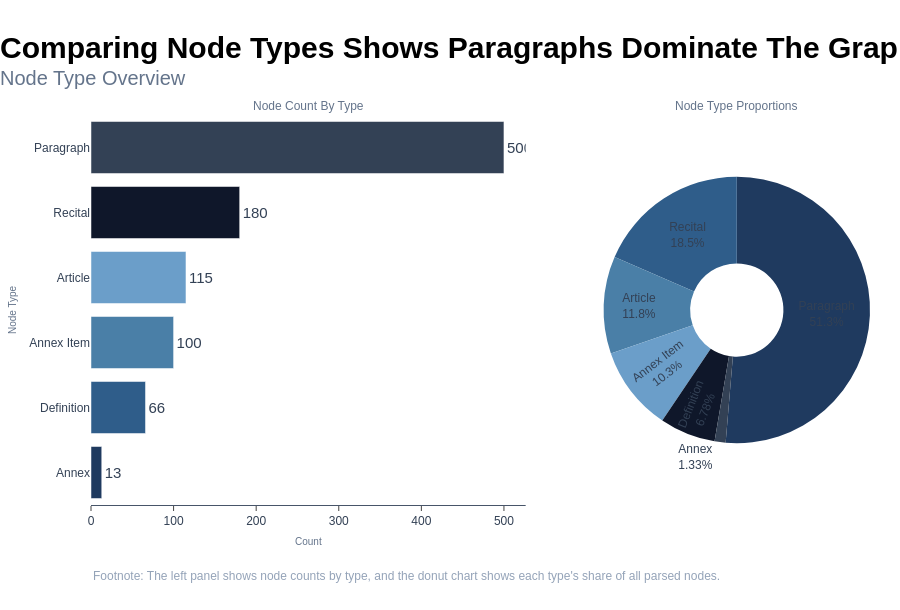

Notebook cell for this chart:
### Code cell
# Node type bar chart (count only; no proportion chart)
type_count_df = type_counts.rename(index=title_case_label).reset_index()
type_count_df.columns = ["type_label", "count"]
colors = PLOTLY_SEQUENCE[:len(type_count_df)]
type_count_df = type_count_df.sort_values("count", ascending=True)

fig = go.Figure(
    data=[
        go.Bar(
            x=type_count_df["count"],
            y=type_count_df["type_label"],
            orientation="h",
            marker={"color": colors},
            text=type_count_df["count"],
            textposition="outside",
            hovertemplate="%{y}: %{x}<extra></extra>",
            showlegend=False,
        )
    ]
)
fig.update_xaxes(title_text="Count")
fig.update_yaxes(title_text="Node Type")
apply_plotly_style(
    fig,
    action_title="Comparing Node Types Shows Paragraphs Dominate The Graph",
    subtitle="Node Count By Type",
    height=560,
    horizontal_gridlines=False,
    footnote="Footnote: Bars show the number of nodes in each node type.",
)
fig.show()

### Figure 1 — Plotly figure (JSON) as saved in the notebook; plotly's stock layout.template omitted (floating-point values rounded to 4 significant figures)
{"data": [{"hovertemplate": "%{y}: %{x}<extra></extra>", "marker": {"color": ["#1F3A5F", "#2F5D8A", "#4A7FA7", "#6B9EC9", "#0F172A", "#334155"]}, "orientation": "h", "showlegend": false, "text": [13.0, 66.0, 100.0, 115.0, 180.0, 500.0], "textposition": "outside", "type": "bar", "x": [13, 66, 100, 115, 180, 500], "xaxis": "x", "y": ["Annex", "Definition", "Annex Item", "Article", "Recital", "Paragraph"], "yaxis": "y"}, {"domain": {"x": [0.658, 1], "y": [0, 1]}, "hole": 0.35, "labels": ["Paragraph", "Recital", "Article", "Annex Item", "Definition", "Annex"], "marker": {"colors": ["#1F3A5F", "#2F5D8A", "#4A7FA7", "#6B9EC9", "#0F172A", "#334155"]}, "showlegend": false, "sort": false, "textfont": {"color": "#334155", "size": 12}, "textinfo": "percent+label", "type": "pie", "values": [500, 180, 115, 100, 66, 13]}], "layout": {"annotations": [{"font": {"color": "#64748B", "size": 12}, "showarrow": false, "text": "Node Count By Type", "x": 0.279, "xanchor": "center", "xref": "paper", "y": 1, "yanchor": "bottom", "yref": "paper"}, {"font": {"color": "#64748B", "size": 12}, "showarrow": false, "text": "Node Type Proportions", "x": 0.829, "xanchor": "center", "xref": "paper", "y": 1, "yanchor": "bottom", "yref": "paper"}, {"align": "left", "font": {"color": "#94A3B8", "size": 12}, "showarrow": false, "text": "Footnote: The left panel shows node counts by type, and the donut chart shows each type's share of all parsed nodes.", "x": 0, "xanchor": "left", "xref": "paper", "y": -0.16, "yanchor": "top", "yref": "paper"}], "font": {"color": "#334155", "family": "Arial", "size": 15}, "height": 610, "hoverlabel": {"bgcolor": "#FFFFFF", "bordercolor": "#475569", "font": {"color": "#334155", "size": 12}}, "margin": {"b": 105, "l": 70, "r": 30, "t": 115}, "paper_bgcolor": "#FFFFFF", "plot_bgcolor": "#FFFFFF", "showlegend": false, "title": {"pad": {"t": 20}, "text": "<span style='font-size:30px;font-weight:bold;color:#000000;'>Comparing Node Types Shows Paragraphs Dominate The Graph</span><br><span style='font-size:20px;font-weight: normal;color:#64748B;'>Node Type Overview</span>", "x": 0, "xanchor": "left"}, "xaxis": {"anchor": "y", "domain": [0, 0.558], "linecolor": "#475569", "linewidth": 1, "showgrid": false, "showline": true, "tickfont": {"color": "#334155", "size": 12}, "ticks": "outside", "title": {"font": {"color": "#64748B", "size": 10}, "standoff": 10, "text": "Count"}, "zeroline": false}, "yaxis": {"anchor": "x", "automargin": true, "domain": [0, 1], "gridcolor": "#E2E8F0", "gridwidth": 0.6, "showgrid": false, "showline": false, "tickfont": {"color": "#334155", "size": 12}, "ticks": "", "title": {"font": {"color": "#64748B", "size": 10}, "standoff": 10, "text": "Node Type"}, "zeroline": false}}}
